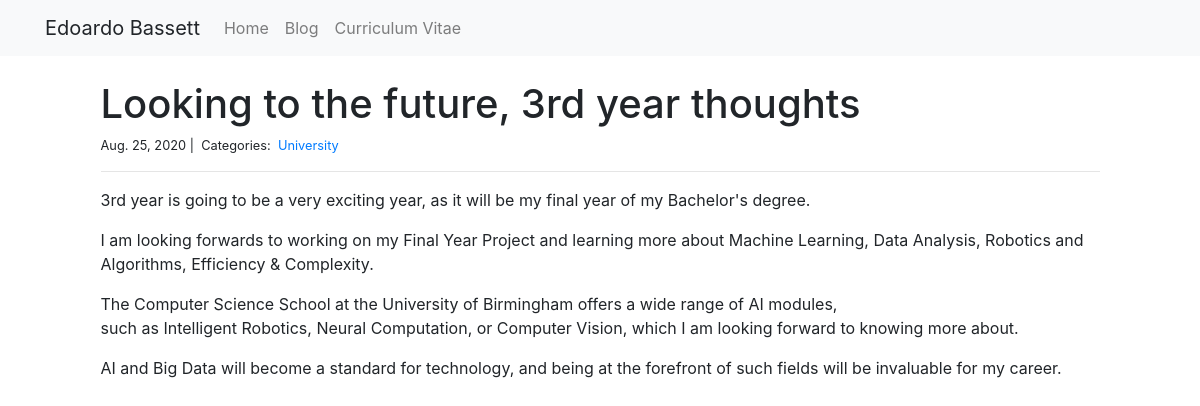
The app's page /blog/looking-future-3rd-year-thoughts/ with its own data.
### blog/models.py (models this page shows, shortened)
class Post(models.Model):
    title = models.CharField(max_length=200, unique=True)
    slug = models.SlugField(max_length=200, unique=True)
    author = models.ForeignKey(User, on_delete= models.CASCADE,related_name='posts')
    updated_on = models.DateTimeField(auto_now= True)
    content = models.TextField()
    created_on = models.DateTimeField(auto_now_add=True)
    categories = models.ManyToManyField('Category', related_name='posts')
    class Meta:
        ordering = ['-created_on']

class Category(models.Model):
    name = models.CharField(max_length=20)

### blog/views.py (the view)
# urls.py: path('<slug:slug>/', views.PostDetail.as_view(), name='blog_detail'),
class PostDetail(generic.DetailView):
    model = Post
    template_name = 'blog_detail.html'

### blog/templates/blog_detail.html
{% extends "base.html" %}
{% block page_content %}
<div class="mx-auto mt-4" style="width: 90%;">
    <h1>{{ post.title }}</h1>
    <small>
        {{ post.created_on.date }} |&nbsp;
        Categories:&nbsp;
        {% for category in post.categories.all %}
        <a href="">
            {{ category.name }}
        </a>&nbsp;
        {% endfor %}
    </small>
    <hr>
    <p>{{ post.content | linebreaks }}</p>
</div>
{% endblock %}

### records on screen
Post: title "Looking to the future, 3rd year thoughts", created_on "Aug. 25, 2020", content "3rd year is going to be a very exciting year, as it will be my final year of my Bachelor's degree. I am looking forwards to working on my Final Year Project and learning more about Machine Learning, Data Analysis, Robotics and Algorithms, Efficiency & Complexity. The Computer Science School at the University of Birmingham offers a wide range of AI modules, such as Intelligent Robotics, Neural Computation, or Computer Vision, which I am looking forward to knowing more about. AI and Big Data will become a standard for technology, and being at the forefront of such fields will be invaluable for my career."
Category: name "University"
